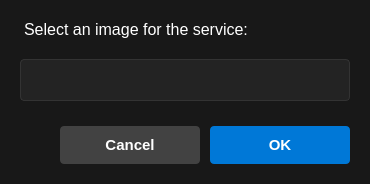
<?xml version="1.0" encoding="UTF-8"?>
<ui version="4.0">
 <class>DockerImageSelectionDialog</class>
 <widget class="QDialog" name="DockerImageSelectionDialog">
  <property name="windowTitle">
    <string>Select Docker Image</string>
  </property>
  <property name="minimumWidth">
    <number>400</number>
  </property>
  <property name="styleSheet">
    <string>
QDialog {
    background-color: #181818;
    color: #ffffff;
    font-family: 'Segoe UI', 'SF Pro Text', 'Helvetica Neue', sans-serif;
}

QLabel {
    font-size: 12pt;
    color: #ffffff;
    margin-bottom: 5px;
}

QComboBox {
    padding: 10px;
    font-size: 11pt;
    border: 1px solid #333333;
    border-radius: 4px;
    background-color: #232323;
    color: #ffffff;
}

QComboBox::drop-down {
    border: none;
}

QComboBox QAbstractItemView {
    background-color: #232323;
    border: 1px solid #333333;
    selection-background-color: #0078d7;
    color: #ffffff;
}

QPushButton {
    padding: 10px 20px;
    font-size: 11pt;
    border-radius: 4px;
    min-width: 100px;
    font-weight: 500;
}

QPushButton#okButton {
    background-color: #0078d7;
    color: white;
    border: none;
}

QPushButton#okButton:hover {
    background-color: #1e88e5;
}

QPushButton#okButton:pressed {
    background-color: #0066c0;
}

QPushButton#cancelButton {
    background-color: #424242;
    color: white;
    border: none;
}

QPushButton#cancelButton:hover {
    background-color: #616161;
}

QPushButton#cancelButton:pressed {
    background-color: #212121;
}
    </string>
  </property>
  <layout class="QVBoxLayout" name="mainLayout">
    <property name="spacing">
      <number>15</number>
    </property>
    <property name="leftMargin">
      <number>20</number>
    </property>
    <property name="topMargin">
      <number>20</number>
    </property>
    <property name="rightMargin">
      <number>20</number>
    </property>
    <property name="bottomMargin">
      <number>20</number>
    </property>
    <item>
      <widget class="QLabel" name="infoLabel">
        <property name="text">
          <string>Select an image for the service:</string>
        </property>
        <property name="wordWrap">
          <bool>true</bool>
        </property>
      </widget>
    </item>
    <item>
      <widget class="QComboBox" name="imageComboBox"/>
    </item>
    <item>
      <spacer name="verticalSpacer">
        <property name="orientation">
          <enum>Qt::Vertical</enum>
        </property>
        <property name="sizeHint" stdset="0">
          <size>
            <width>20</width>
            <height>10</height>
          </size>
        </property>
      </spacer>
    </item>
    <item>
      <layout class="QHBoxLayout" name="buttonLayout">
        <property name="spacing">
          <number>10</number>
        </property>
        <item>
          <spacer name="horizontalSpacer">
            <property name="orientation">
              <enum>Qt::Horizontal</enum>
            </property>
            <property name="sizeHint" stdset="0">
              <size>
                <width>40</width>
                <height>20</height>
              </size>
            </property>
          </spacer>
        </item>
        <item>
          <widget class="QPushButton" name="cancelButton">
            <property name="text">
              <string>Cancel</string>
            </property>
          </widget>
        </item>
        <item>
          <widget class="QPushButton" name="okButton">
            <property name="text">
              <string>OK</string>
            </property>
          </widget>
        </item>
      </layout>
    </item>
  </layout>
 </widget>
 <connections>
  <connection>
    <sender>okButton</sender>
    <signal>clicked()</signal>
    <receiver>DockerImageSelectionDialog</receiver>
    <slot>accept()</slot>
  </connection>
  <connection>
    <sender>cancelButton</sender>
    <signal>clicked()</signal>
    <receiver>DockerImageSelectionDialog</receiver>
    <slot>reject()</slot>
  </connection>
 </connections>
</ui>
